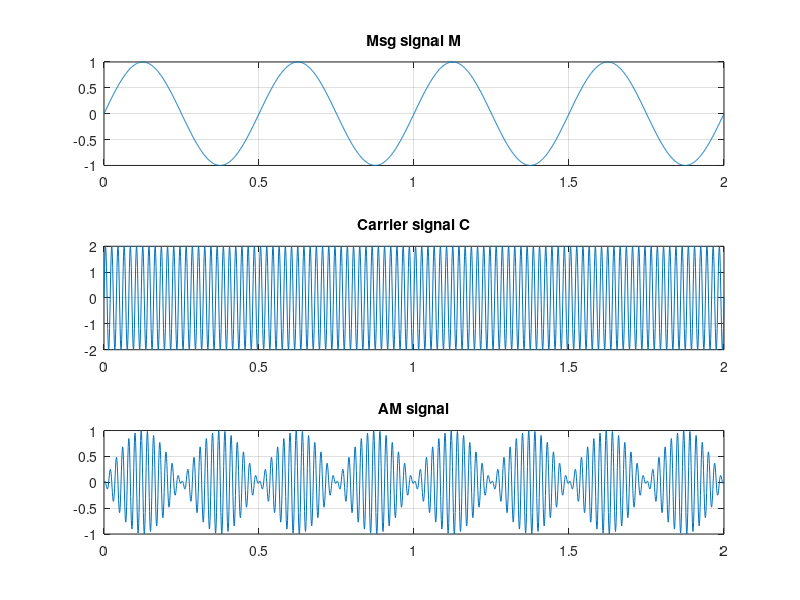

Here is the MATLAB script that generated this plot:
clc;
clear all;
close all;
m=.8; %modulation index
t=0:1/1000:2;

Am=1;
Fm=2;
M=Am*sin(2*pi*Fm*t);
subplot(3,1,1);
plot(t,M);
title('Msg signal M');  grid on;

Ac=2;
Fc=50;
C=Ac*sin(2*pi*Fc*t);
subplot(3,1,2);
plot(t,C);
title('Carrier signal C');   grid on;

%Mal_out
%Sam=(1+m*M).*C ;
Sam=ammod(M,Fc,1000);
subplot(3,1,3);
plot(t,Sam);
title('AM signal');
grid on;
